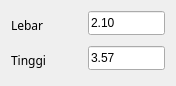
     <widget class="QWidget" name="formLayoutWidget">
      <property name="geometry">
       <rect>
        <x>30</x>
        <y>160</y>
        <width>161</width>
        <height>71</height>
       </rect>
      </property>
      <layout class="QFormLayout" name="formLayout">
       <property name="labelAlignment">
        <set>Qt::AlignCenter</set>
       </property>
       <property name="formAlignment">
        <set>Qt::AlignLeading|Qt::AlignLeft|Qt::AlignVCenter</set>
       </property>
       <item row="0" column="0">
        <widget class="QLabel" name="label_5">
         <property name="minimumSize">
          <size>
           <width>71</width>
           <height>29</height>
          </size>
         </property>
         <property name="maximumSize">
          <size>
           <width>71</width>
           <height>29</height>
          </size>
         </property>
         <property name="font">
          <font>
           <family>Biryani</family>
          </font>
         </property>
         <property name="text">
          <string>Lebar</string>
         </property>
        </widget>
       </item>
       <item row="0" column="1">
        <widget class="QLineEdit" name="input_lebar">
         <property name="minimumSize">
          <size>
           <width>77</width>
           <height>24</height>
          </size>
         </property>
         <property name="maximumSize">
          <size>
           <width>77</width>
           <height>24</height>
          </size>
         </property>
         <property name="text">
          <string>2.10</string>
         </property>
        </widget>
       </item>
       <item row="1" column="0">
        <widget class="QLabel" name="label_6">
         <property name="minimumSize">
          <size>
           <width>71</width>
           <height>29</height>
          </size>
         </property>
         <property name="maximumSize">
          <size>
           <width>71</width>
           <height>29</height>
          </size>
         </property>
         <property name="font">
          <font>
           <family>Biryani</family>
          </font>
         </property>
         <property name="text">
          <string>Tinggi</string>
         </property>
        </widget>
       </item>
       <item row="1" column="1">
        <widget class="QLineEdit" name="input_tinggi">
         <property name="maximumSize">
          <size>
           <width>77</width>
           <height>24</height>
          </size>
         </property>
         <property name="text">
          <string>3.57</string>
         </property>
        </widget>
       </item>
      </layout>
     </widget>
